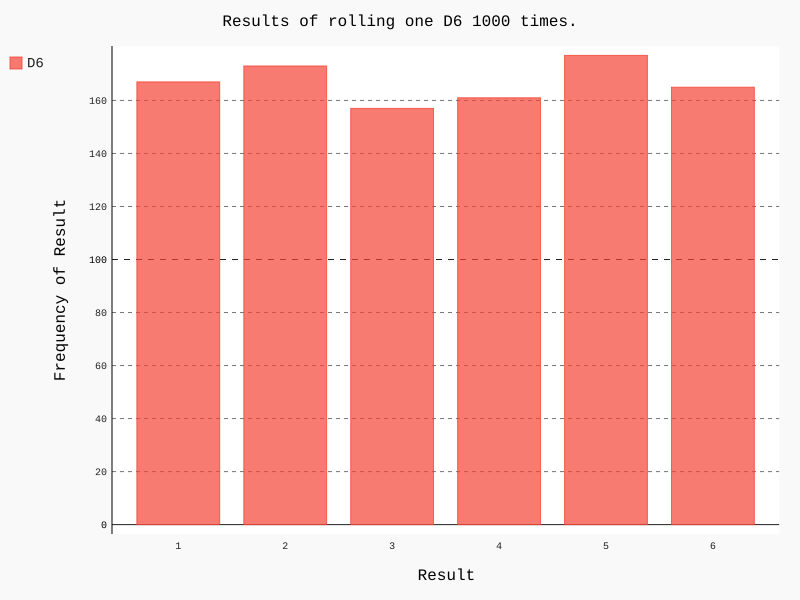

Here is the Python script that generated this plot:
from die import Die
import pygal

# Create a D6
die = Die()

# Make some rolls, and store results in a list.
results = []
for roll_num in range(1000):
    result = die.roll()
    results.append(result)

# Analyze the results.
frequencies = []
for value in range(1, die.num_sides+1):
    frequency = results.count(value)
    frequencies.append(frequency)

# Visualize the results.
hist = pygal.Bar()
hist.title = "Results of rolling one D6 1000 times."
hist.x_labels = ['1', '2', '3', '4', '5', '6']
hist.x_title = "Result"
hist.y_title = "Frequency of Result"

hist.add('D6', frequencies)
hist.render_to_file('die_visual.svg')
